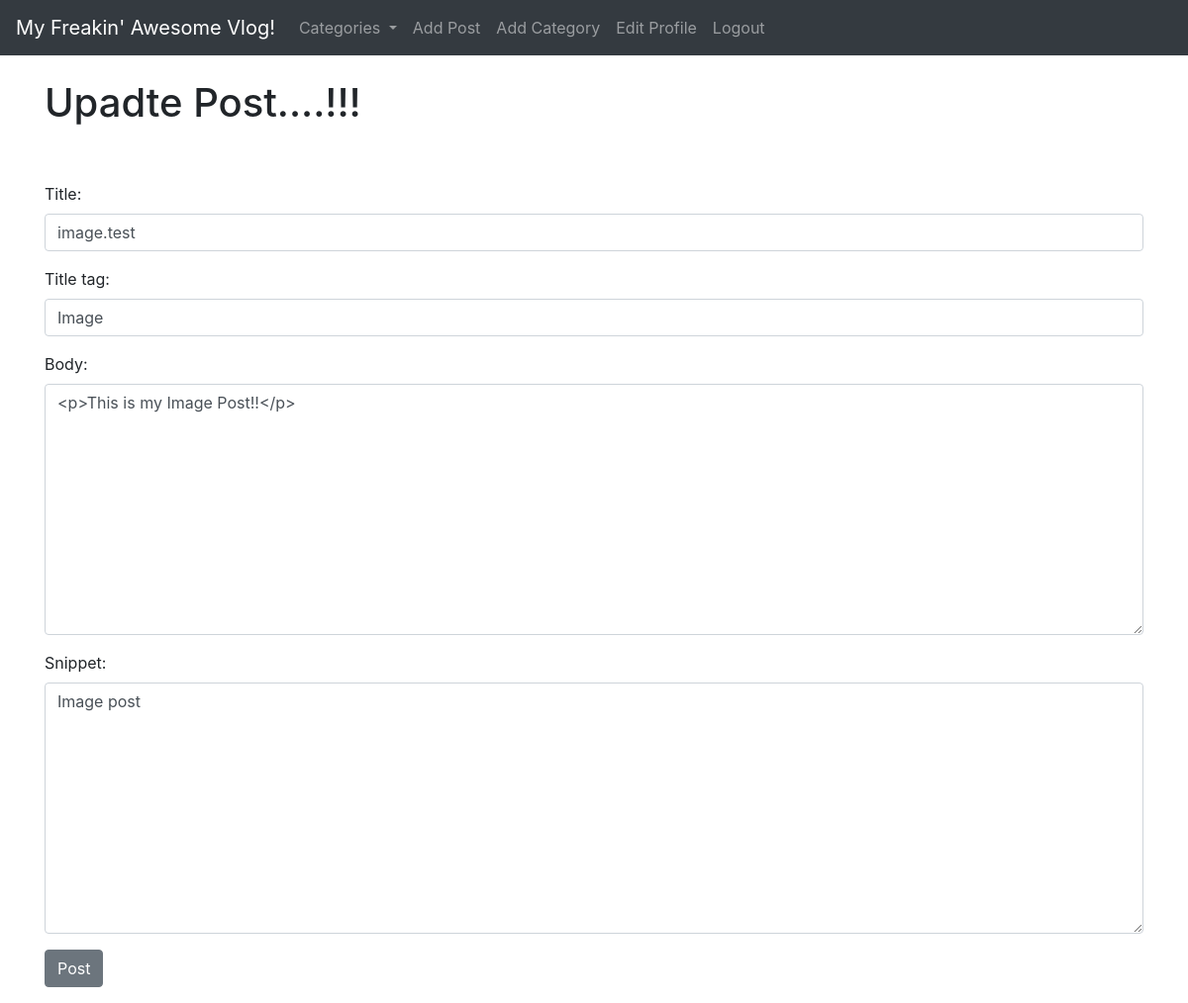
The app's page /article/edit/14 (signed in) with its own data.
### theblog/models.py (models this page shows, shortened)
class Post(models.Model):
	title = models.CharField(max_length=255)
	header_image = models.ImageField(null=True, blank=True, upload_to="images/")
	title_tag = models.CharField(max_length=255)
	author = models.ForeignKey(User, on_delete=models.CASCADE)
	body = RichTextField(blank=True, null=True)
	post_date = models.DateField(auto_now_add=True)
	category = models.CharField(max_length=255, default='coding')
	snippet = models.CharField(max_length=255)
	likes = models.ManyToManyField(User, related_name='blog_posts')

### theblog/views.py (the view)
# urls.py: path('article/edit/<int:pk>', UpdatePostView.as_view(), name='update_post'),
class UpdatePostView(UpdateView):
	model = Post
	form_class = EditForm
	template_name ='update_post.html'
	def get_context_data(self, *args, **kwargs):
		cat_menu = Category.objects.all()
		context = super(UpdatePostView, self).get_context_data(*args, **kwargs)
		context["cat_menu"] = cat_menu
		return context

### theblog/forms.py
class EditForm(forms.ModelForm):
	class Meta:
		model = Post
		fields = ('title', 'title_tag', 'body', 'snippet')
		widgets = {
			'title':forms.TextInput(attrs={'class': 'form-control',}),
			'title_tag':forms.TextInput(attrs={'class': 'form-control'}),
			'body':forms.Textarea(attrs={'class': 'form-control'}),
			'snippet':forms.Textarea(attrs={'class': 'form-control'}),
		}

### theblog/models.py (called while the page is built)
	def __str__(self):
		return self.name

### theblog/templates/update_post.html (shortened to what this page needs)
{% extends 'base.html' %}
{% block  content %}
{% if user.is_authenticated %}
	{% if user.id == post.author.id %}
		<h1>Upadte Post....!!!</h1>
		<div class="form-group">
			<form method="POST">
				{{ form.as_p }}
				<button class="btn btn-secondary">Post</button>
		</div>
	{% else %}
		You're Not allowed here! (and you know it...)
	{% endif %}
{% else %}
You're Not allowed here! (and you know it...)
{% endif %}
{% endblock %}

### records on screen
Post: title "image.test", title_tag "Image", body "<p>This is my Image Post!!</p>", snippet "Image post"
